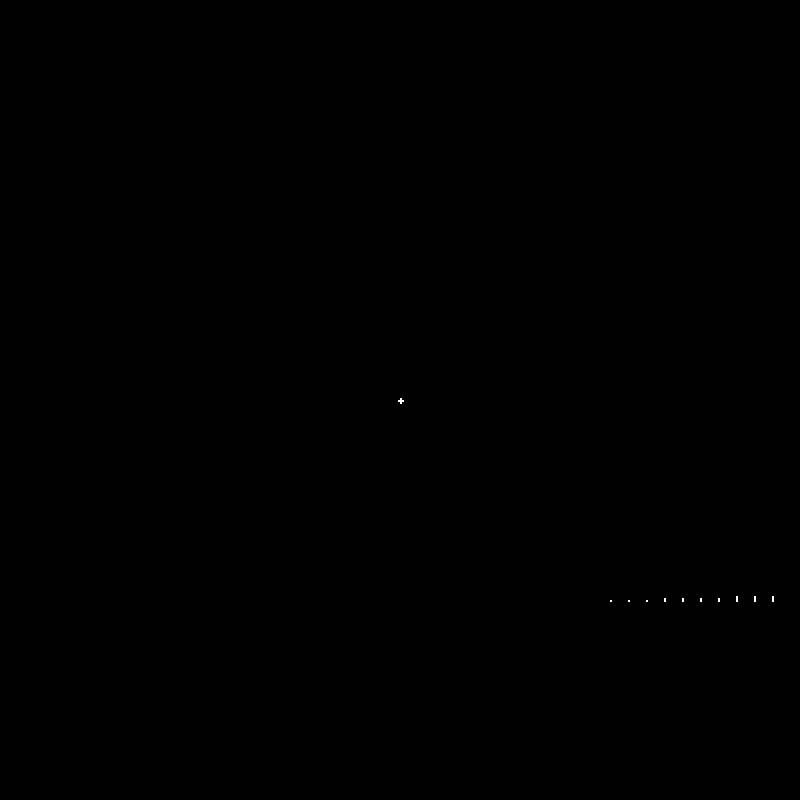
Frame 1 (no input)
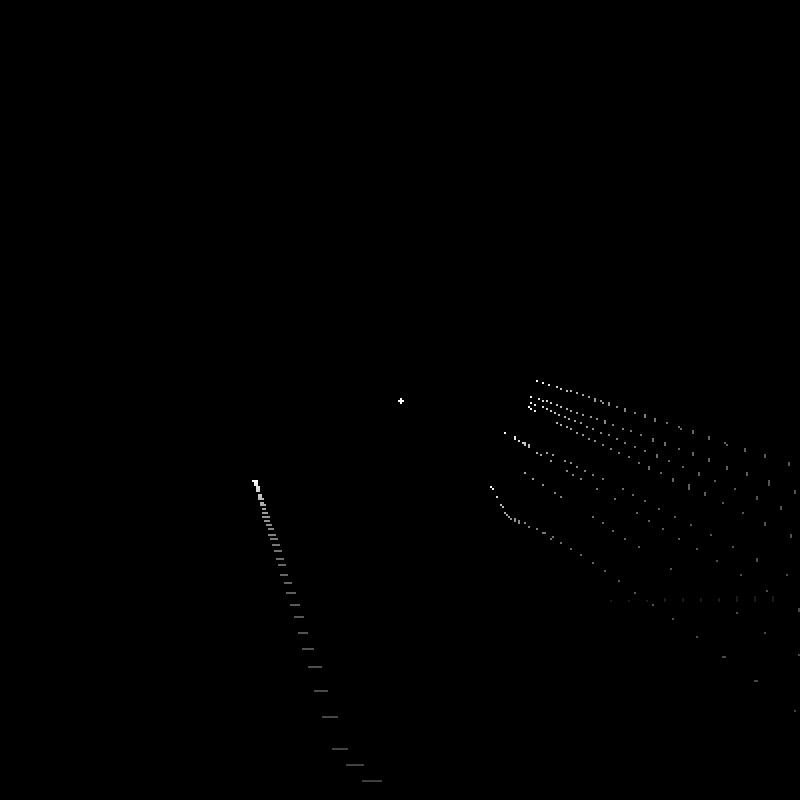
Frame 60 (the mouse pressed at the canvas centre just before this capture)
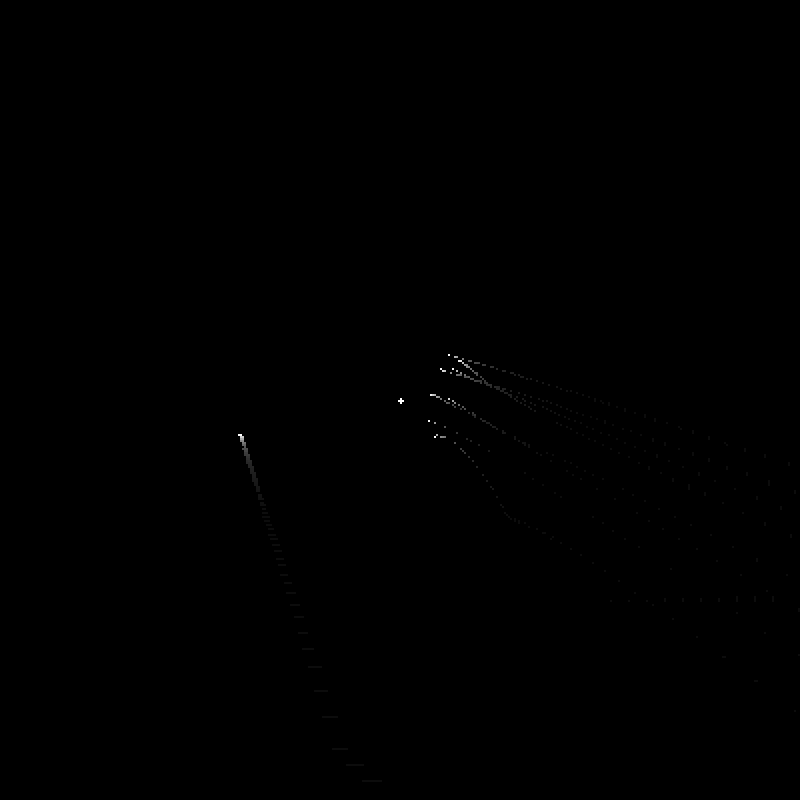
Frame 120 (the mouse held since frame 60 and released just before this capture)

The Processing sketch that drew these frames (run headless with seeded random() and noise(); from frame 60 on, the mouse is pressed at the canvas centre):

// Processing sketch: plents_1
// ── plents_1.pde
int PID = 0;
PGraphics bg;

final float C = 100;
final float CSq = C * C;

PVector relAdd(PVector a, PVector b) {



  float x = (a.x + b.x) / (1.0 + ((a.x * b.x) / CSq));
  float y = (a.y + b.y) / (1.0 + ((a.y * b.y) / CSq));


  return new PVector(x, y).limit(C);
}

float MAX_DIST = 0;


final int RES = 2;
class Planet {
  final int id;
  {
    PID += 1;
    id = PID;
  }
  PVector pPos, pos, vel, acc;


  @Override 
    boolean equals(Object o) {
    if (o instanceof Planet) {
      Planet p = (Planet)o;
      return p.id == id;
    }

    return false;
  }


  float mass, radius;
  boolean fixed = false;

  Planet(float x, float y, float vx, float vy, float mass, float radius, boolean fixed) {

    pos = new PVector(x, y);
    pPos = pos.copy();
    vel = new PVector(vx, vy);
    acc = new PVector();
    this.mass = mass;
    this.radius = radius;
    this.fixed = fixed;
  }

  void draw() {
    bg.stroke(255);
    bg.fill(255);
    if (fixed) {
      bg.ellipse(pos.x / RES, pos.y / RES, radius * RES, radius * RES);
    } else {
      float x0 = map(pos.x, -MAX_DIST, MAX_DIST, 0, width);
      float y0 = map(pos.y, -MAX_DIST, MAX_DIST, 0, height);

      float x1 = map(pPos.x, -MAX_DIST, MAX_DIST, 0, width);
      float y1 = map(pPos.y, -MAX_DIST, MAX_DIST, 0, height);
      bg.line(x0 / RES, y0 / RES, x1 / RES, y1 / RES);
    }
  }

  void update() {
    pPos.set(pos);
    //vel.add(acc);
    vel = relAdd(vel, acc);
    acc.mult(0);
    pos.add(vel);

    if (!fixed) {
      PVector f = new PVector();
      for (Planet p : planets) {
        if (!equals(p)) {

          PVector AB = PVector.sub(p.pos, pos);
          float d = AB.magSq();
          AB.normalize();
          AB.mult(mass * p.mass);
          AB.div(d);
          f.add(AB);
        }
      }

      applyForce(f);
    }
  }

  void applyForce(PVector force) {
    PVector f = force.copy().div(mass);

    acc.add(f);
  }
}

ArrayList<Planet> planets = new ArrayList<Planet>();



void setup() {
  size(800, 800);
  planets.add( new Planet(width / 2, height / 2, 0, 0, 1000, 1, true));
  float xx = width  / 2;
  float xs = (width / 2) / 11; 
  for (int i = 0; i < 10; i += 1) {
    float xp = xx + (xs / 2) + (xs * i);
    planets.add(new Planet(xp, height / 2, 0, -1*(i), random(10,100), 0.25, false));
  }

  bg = createGraphics(width / RES, height / RES);
  MAX_DIST = width;
  noSmooth();
}


void draw() {
  background(0);
  bg.beginDraw();
  bg.fill(0, 10);
  bg.noStroke();
  bg.rect(0, 0, bg.width, bg.height);
  //bg.background(0);
  float max_dist = -1;
  for (int i = planets.size()-1; i >= 0; i -= 1) {
    Planet p = planets.get(i);
    p.update();
    p.draw();
    if (!p.fixed) {
      float dist = PVector.dist(planets.get(0).pos, p.pos);
      if (dist > width * 8) {
        planets.remove(i);
      } else {
        if (dist > max_dist) {
          max_dist = dist;
        }
      }
    }
  }
  MAX_DIST = max_dist;


  bg.endDraw();
  image(bg, 0, 0, width, height);
}
